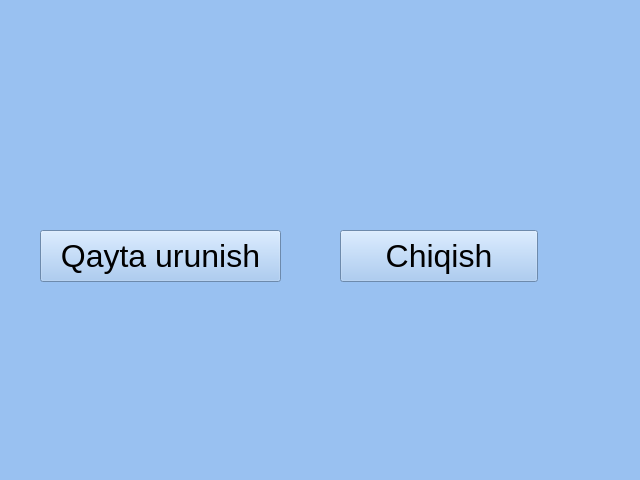
<?xml version="1.0" encoding="UTF-8"?>
<ui version="4.0">
 <class>MainWindow</class>
 <widget class="QMainWindow" name="MainWindow">
  <property name="geometry">
   <rect>
    <x>0</x>
    <y>0</y>
    <width>640</width>
    <height>480</height>
   </rect>
  </property>
  <property name="windowTitle">
   <string>MainWindow</string>
  </property>
  <property name="styleSheet">
   <string notr="true">background-color: rgb(153, 193, 241);</string>
  </property>
  <widget class="QWidget" name="centralwidget">
   <widget class="QLabel" name="label">
    <property name="geometry">
     <rect>
      <x>110</x>
      <y>100</y>
      <width>421</width>
      <height>61</height>
     </rect>
    </property>
    <property name="font">
     <font>
      <family>Tlwg Mono</family>
      <pointsize>46</pointsize>
      <weight>75</weight>
      <bold>true</bold>
     </font>
    </property>
    <property name="text">
     <string/>
    </property>
   </widget>
   <widget class="QPushButton" name="pushButton">
    <property name="geometry">
     <rect>
      <x>340</x>
      <y>230</y>
      <width>198</width>
      <height>52</height>
     </rect>
    </property>
    <property name="font">
     <font>
      <pointsize>24</pointsize>
     </font>
    </property>
    <property name="text">
     <string>Chiqish</string>
    </property>
   </widget>
   <widget class="QPushButton" name="pushButton_2">
    <property name="geometry">
     <rect>
      <x>40</x>
      <y>230</y>
      <width>241</width>
      <height>52</height>
     </rect>
    </property>
    <property name="font">
     <font>
      <pointsize>24</pointsize>
     </font>
    </property>
    <property name="text">
     <string>Qayta urunish</string>
    </property>
   </widget>
  </widget>
  <widget class="QMenuBar" name="menubar">
   <property name="geometry">
    <rect>
     <x>0</x>
     <y>0</y>
     <width>640</width>
     <height>22</height>
    </rect>
   </property>
  </widget>
  <widget class="QStatusBar" name="statusbar"/>
 </widget>
 <resources/>
 <connections/>
</ui>
